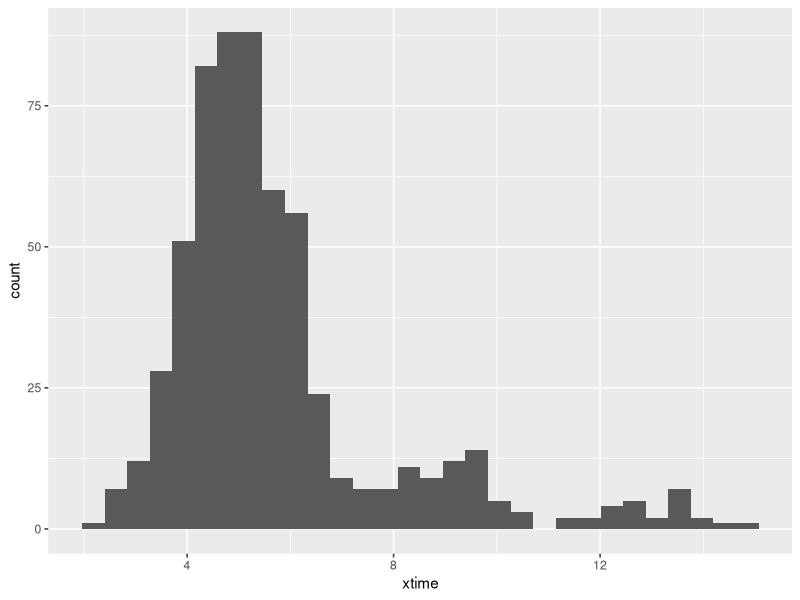

Write the R code that produced this figure. (Note: this script raises an error after producing the figure.)
## ---- chunk 1
knitr::opts_chunk$set(echo = TRUE)
## ---- chunk 2
library(ggplot2)

set.seed(4.0)
data1 = rnorm(n=510,mean=5,sd=1)
data2 = rnorm(n=66,mean=9,sd=1)
data3 = rnorm(n=24,mean=13,sd=1)

xtime = c(data1,data2,data3)

rot_data = data.frame( xtime  )
# str(rot_data)
# View(rot_data)

hist = ggplot(rot_data, aes(x=xtime) ) + geom_histogram()

hist
## ---- chunk 3

library(readr)
rot_csv = read.csv("./rotterdam.csv")
str(rot_csv)
#View(rot_csv)


prep_data = rot_csv %>% mutate( gfr = gpa, prep_time = xtime )
str(prep_data)


val_mean_prep_over_50 = prep_data %>% filter( age >= 20) %>% mutate( gfr_ratio = gfr/prep_time) %>% summarize( mean_gfr_ratio = mean(gfr_ratio) )

mean_prep_over_50 = prep_data %>% filter( age >= 20 ) %>%   mutate( gfr_ratio = gfr/prep_time, mean_gfr_ratio = val_mean_prep_over_50 )

val_mean_prep_over_50
mean_prep_over_50



val_mean_gpa_fulltime_student = rot_csv %>% filter( work == FALSE ) %>% mutate( gpa_ratio = gpa/xtime) %>% summarize( mean_gpa_ratio = mean(gpa_ratio) )

mean_gpa_fulltime_student = rot_csv %>% filter( work == FALSE ) %>%
   mutate( gpa_ratio = gpa/xtime, mean_gpa_ratio = mean(gpa_ratio) )

val_mean_gpa_fulltime_student
val_mean_gpa_fulltime_student$mean_gpa_ratio

mean_gpa_fulltime_student

